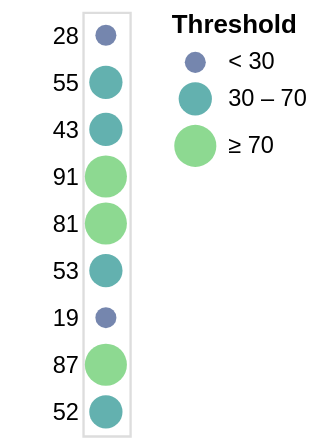

Write the Vega-Lite specification saved for this chart.
### Vega specification from a JSON file in a GitHub repository (floating-point values rounded to 4 significant figures)
{"$schema": "https://vega.github.io/schema/vega/v4.json", "description": "A simple bar chart with embedded data.", "autosize": "pad", "padding": 5, "width": 20, "style": "cell", "data": [{"name": "source_0", "values": [{"a": "A", "b": 28}, {"a": "B", "b": 55}, {"a": "C", "b": 43}, {"a": "D", "b": 91}, {"a": "E", "b": 81}, {"a": "F", "b": 53}, {"a": "G", "b": 19}, {"a": "H", "b": 87}, {"a": "I", "b": 52}]}], "signals": [{"name": "y_step", "value": 20}, {"name": "height", "update": "bandspace(domain('y').length, 1, 0.5) * y_step"}], "marks": [{"name": "marks", "type": "symbol", "style": ["circle"], "from": {"data": "source_0"}, "encode": {"update": {"opacity": {"value": 0.7}, "fill": [{"test": "datum[\"b\"] === null || isNaN(datum[\"b\"])", "value": null}, {"scale": "color", "field": "b"}], "tooltip": {"signal": "{\"b\": ''+datum[\"b\"], \"Threshold\": format(datum[\"b\"], \"\")}"}, "x": {"signal": "width", "mult": 0.5}, "y": {"scale": "y", "field": "b"}, "size": {"scale": "size", "field": "b"}, "shape": {"value": "circle"}}}}], "scales": [{"name": "y", "type": "point", "domain": {"data": "source_0", "field": "b"}, "range": {"step": {"signal": "y_step"}}, "padding": 0.5}, {"name": "color", "type": "threshold", "domain": [30, 70], "range": {"scheme": "viridis"}}, {"name": "size", "type": "threshold", "domain": [30, 70], "range": [80, 200, 320]}], "axes": [{"scale": "y", "orient": "left", "grid": false, "domain": false, "ticks": false, "zindex": 1}], "legends": [{"title": "Threshold", "fill": "color", "gradientLength": {"signal": "clamp(height, 64, 200)"}, "labelOverlap": "greedy", "encode": {"symbols": {"update": {"shape": {"value": "circle"}, "opacity": {"value": 0.7}}}}, "size": "size"}], "config": {"axisY": {"minExtent": 30}}}
